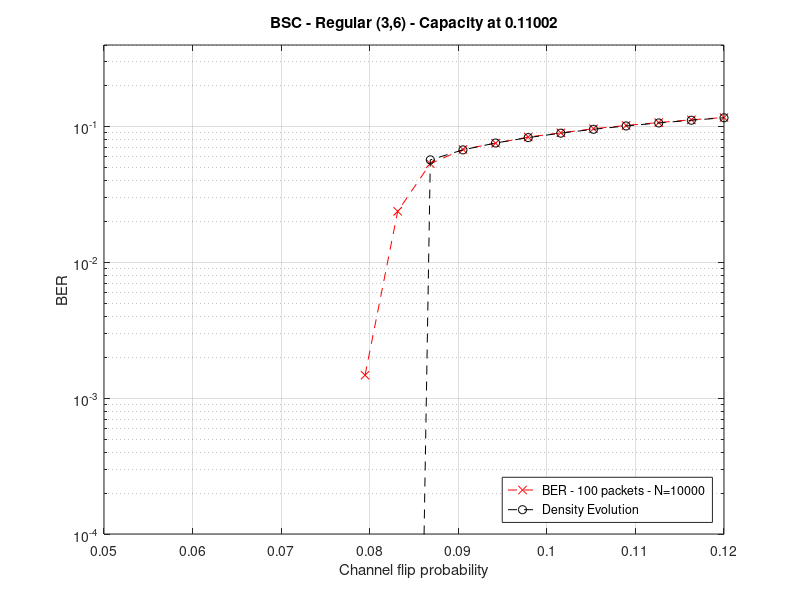
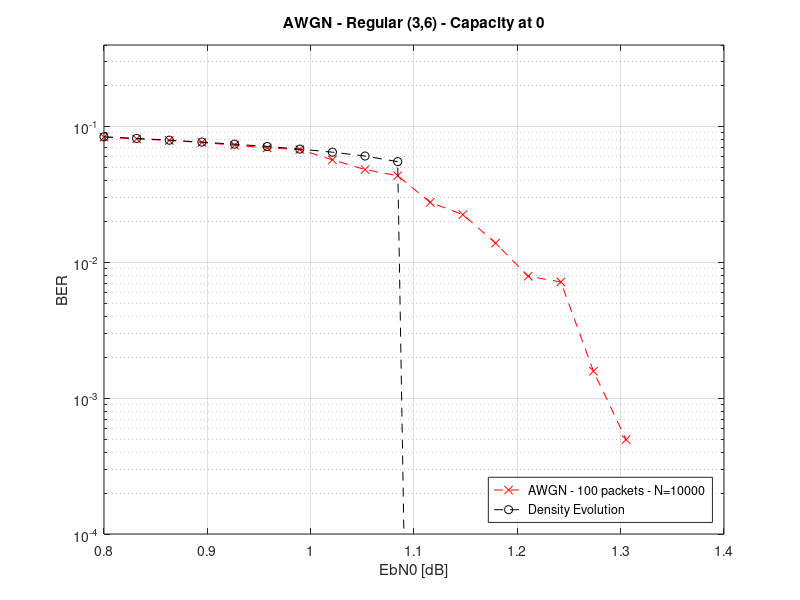

Reproduce these figures in MATLAB, in order.
clear all
close all
clc



%% BSC plots


figure
pflip = [0.05       0.05368421 0.05736842 0.06105263 0.06473684 0.06842105 0.07210526 0.07578947 0.07947368 0.08315789 0.08684211 0.09052632 0.09421053 0.09789474 0.10157895 0.10526316 0.10894737 0.11263158 0.11631579 0.12      ];
ber100pckts = [0.        0.        0.        0.        0.        0.        0. 0.        0.0014775 0.023816  0.0534875 0.0680405 0.0756385 0.083936 0.0901925 0.0966725 0.1021875 0.107345  0.1125035 0.116881 ];
deber = [0.         0.         0.         0.         0.         0.  0.         0.         0.         0.         0.0570185  0.06753978  0.07589482 0.08315725 0.08970529 0.09573177 0.10134833 0.10663002  0.11164337 0.11640694];
capacity = 0.11002;
semilogy(pflip,ber100pckts,'--rx'); hold on
semilogy(pflip,max(eps,deber),'--ko');

xlabel('Channel flip probability');
ylabel('BER');
title(['BSC - Regular (3,6) - Capacity at ',num2str(capacity)])
grid on
legend(['BER - 100 packets - N=10000'],['Density Evolution'],'location','SouthEast')
ylim([1e-4, 4e-1])
saveas(gcf,'bsc.png')
close all
%% AWGN plots


figure

esn0 = [0.8        0.83157895 0.86315789 0.89473684 0.92631579 0.95789474 0.98947368 1.02105263 1.05263158 1.08421053 1.11578947 1.14736842 1.17894737 1.21052632 1.24210526 1.27368421 1.30526316 1.33684211 1.36842105 1.4       ];
ber100pckts = [0.0837705 0.081332  0.079241  0.076574  0.0731045 0.0698125 0.067885 0.0570835 0.0483585 0.0435565 0.027729  0.0225205 0.013895  0.007919 0.007191  0.0015815 0.000496  0.        0.        0.       ];
deber = [0.08433212 0.08201562 0.0796011  0.077069   0.0743919  0.07152926 0.06841645 0.06493827 0.06084632 0.05531958 0.         0. 0.         0.         0.         0.         0.         0. 0.         0.        ];
capacity = 0.0;
semilogy(esn0,ber100pckts,'--rx'); hold on
semilogy(esn0,max(eps,deber),'--ko');

xlabel('EbN0 [dB]');
ylabel('BER');
title(['AWGN - Regular (3,6) - Capacity at ',num2str(capacity)])
grid on
legend(['AWGN - 100 packets - N=10000'],['Density Evolution'],'location','SouthEast')
ylim([1e-4, 4e-1])
saveas(gcf,'awgn.png')
close all
